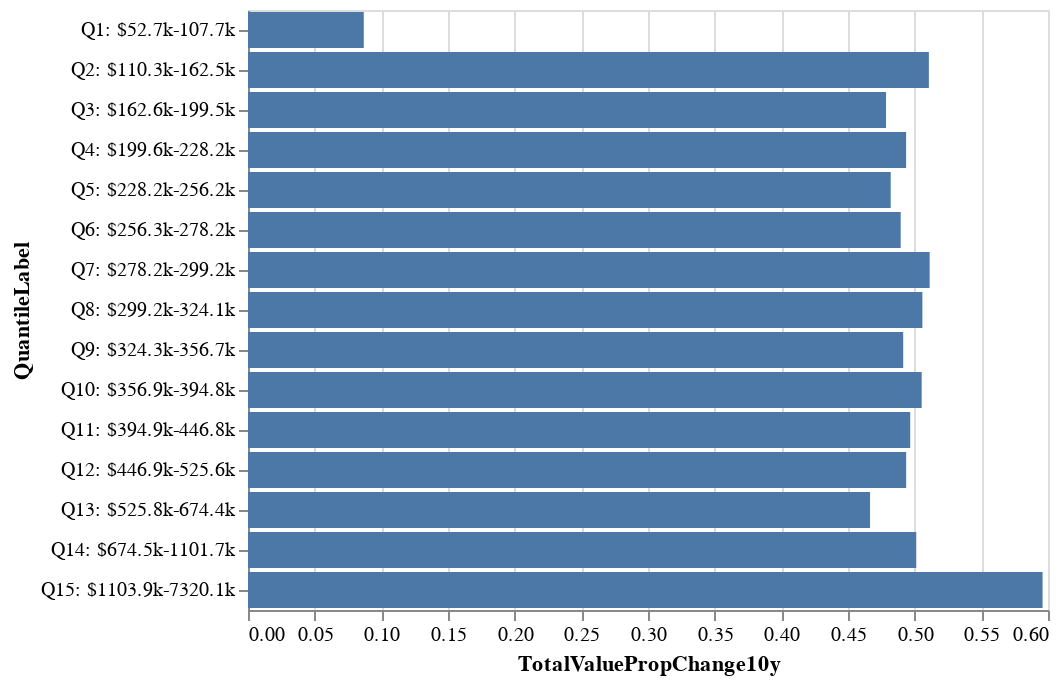

Notebook source saved alongside this figure:
### Markdown cell above
And the pattern is noticeably different for ten-year proportion change, with slightly higher growth in the values of the highest-priced properties.

### Code cell
alt.Chart(assessments).mark_bar().encode(
    x=alt.Y("TotalValuePropChange10y:Q"),
    y=alt.X("QuantileLabel:N", sort=alt.SortField("TotalValueQuintile")),
)

### Figure 1 — Vega-Lite specification as saved in the notebook (floating-point values rounded to 4 significant figures)
{"config": {"view": {"continuousWidth": 400, "continuousHeight": 300}}, "data": {"name": "data-ce07a82fe814f613ad7ee7c3c0375edb"}, "mark": "bar", "encoding": {"x": {"field": "TotalValuePropChange10y", "type": "quantitative"}, "y": {"field": "QuantileLabel", "sort": {"field": "TotalValueQuintile"}, "type": "nominal"}}, "$schema": "https://vega.github.io/schema/vega-lite/v4.17.0.json", "datasets": {"data-ce07a82fe814f613ad7ee7c3c0375edb": [{"TotalValueQuintile": 1, "TotalValuePropChange1y": 0.1285, "TotalValuePropChange5y": 0.1542, "TotalValuePropChange10y": 0.08684, "MinValue": 52700, "MaxValue": 107700, "QuantileLabel": "Q1: $52.7k-107.7k"}, {"TotalValueQuintile": 2, "TotalValuePropChange1y": 0.1833, "TotalValuePropChange5y": 0.4688, "TotalValuePropChange10y": 0.5107, "MinValue": 110300, "MaxValue": 162500, "QuantileLabel": "Q2: $110.3k-162.5k"}, {"TotalValueQuintile": 3, "TotalValuePropChange1y": 0.1167, "TotalValuePropChange5y": 0.4288, "TotalValuePropChange10y": 0.4785, "MinValue": 162600, "MaxValue": 199500, "QuantileLabel": "Q3: $162.6k-199.5k"}, {"TotalValueQuintile": 4, "TotalValuePropChange1y": 0.1327, "TotalValuePropChange5y": 0.4137, "TotalValuePropChange10y": 0.4936, "MinValue": 199600, "MaxValue": 228200, "QuantileLabel": "Q4: $199.6k-228.2k"}, {"TotalValueQuintile": 5, "TotalValuePropChange1y": 0.1352, "TotalValuePropChange5y": 0.4139, "TotalValuePropChange10y": 0.482, "MinValue": 228200, "MaxValue": 256200, "QuantileLabel": "Q5: $228.2k-256.2k"}, {"TotalValueQuintile": 6, "TotalValuePropChange1y": 0.1314, "TotalValuePropChange5y": 0.3994, "TotalValuePropChange10y": 0.4895, "MinValue": 256300, "MaxValue": 278200, "QuantileLabel": "Q6: $256.3k-278.2k"}, {"TotalValueQuintile": 7, "TotalValuePropChange1y": 0.1376, "TotalValuePropChange5y": 0.4054, "TotalValuePropChange10y": 0.5112, "MinValue": 278200, "MaxValue": 299200, "QuantileLabel": "Q7: $278.2k-299.2k"}, {"TotalValueQuintile": 8, "TotalValuePropChange1y": 0.1406, "TotalValuePropChange5y": 0.4113, "TotalValuePropChange10y": 0.5058, "MinValue": 299200, "MaxValue": 324100, "QuantileLabel": "Q8: $299.2k-324.1k"}, {"TotalValueQuintile": 9, "TotalValuePropChange1y": 0.1168, "TotalValuePropChange5y": 0.3846, "TotalValuePropChange10y": 0.4914, "MinValue": 324300, "MaxValue": 356700, "QuantileLabel": "Q9: $324.3k-356.7k"}, {"TotalValueQuintile": 10, "TotalValuePropChange1y": 0.119, "TotalValuePropChange5y": 0.4006, "TotalValuePropChange10y": 0.5053, "MinValue": 356900, "MaxValue": 394800, "QuantileLabel": "Q10: $356.9k-394.8k"}, {"TotalValueQuintile": 11, "TotalValuePropChange1y": 0.1218, "TotalValuePropChange5y": 0.3934, "TotalValuePropChange10y": 0.4967, "MinValue": 394900, "MaxValue": 446800, "QuantileLabel": "Q11: $394.9k-446.8k"}, {"TotalValueQuintile": 12, "TotalValuePropChange1y": 0.09869, "TotalValuePropChange5y": 0.3779, "TotalValuePropChange10y": 0.4936, "MinValue": 446900, "MaxValue": 525600, "QuantileLabel": "Q12: $446.9k-525.6k"}, {"TotalValueQuintile": 13, "TotalValuePropChange1y": 0.09681, "TotalValuePropChange5y": 0.3325, "TotalValuePropChange10y": 0.4665, "MinValue": 525800, "MaxValue": 674400, "QuantileLabel": "Q13: $525.8k-674.4k"}, {"TotalValueQuintile": 14, "TotalValuePropChange1y": 0.06609, "TotalValuePropChange5y": 0.3022, "TotalValuePropChange10y": 0.5012, "MinValue": 674500, "MaxValue": 1101700, "QuantileLabel": "Q14: $674.5k-1101.7k"}, {"TotalValueQuintile": 15, "TotalValuePropChange1y": 0.05901, "TotalValuePropChange5y": 0.3146, "TotalValuePropChange10y": 0.5959, "MinValue": 1103900, "MaxValue": 7320100, "QuantileLabel": "Q15: $1103.9k-7320.1k"}]}}
